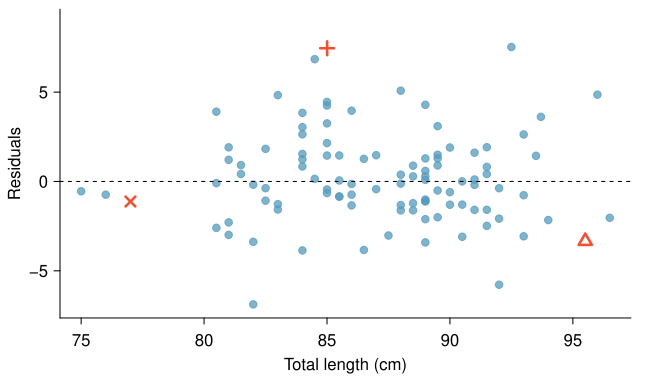

Recreate this plot in R.
require(openintro)
data(COL)
data(possum)

myPDF('scattHeadLTotalLResidualPlot.pdf', 1.13*5.76, 1.13*3.35, mar=c(3,3,0.5,1), mgp=c(1.8,0.6,0), las=1) #, mfrow=1:2)

these <- c(48, 42, 3)

plot(possum$totalL[-these], possum$headL[-these]-(41+0.59*possum$totalL[-these]), pch=19, col=COL[1,2], xlab='Total length (cm)', ylab='Residuals', ylim=c(-7, 9), axes=FALSE)
axis(1, at = seq(70, 100, 5))
axis(2, at = seq(-10, 10, 5))

points(possum$totalL[these]+rnorm(1,0,0.01),
       possum$headL[these]-(41+0.59*possum$totalL[these])+
          rnorm(1,0,0.01),
       pch=c(3,4,2), col=COL[4], cex=1.3, lwd=2.5)
}

abline(h=0, lty=2)


dev.off()
